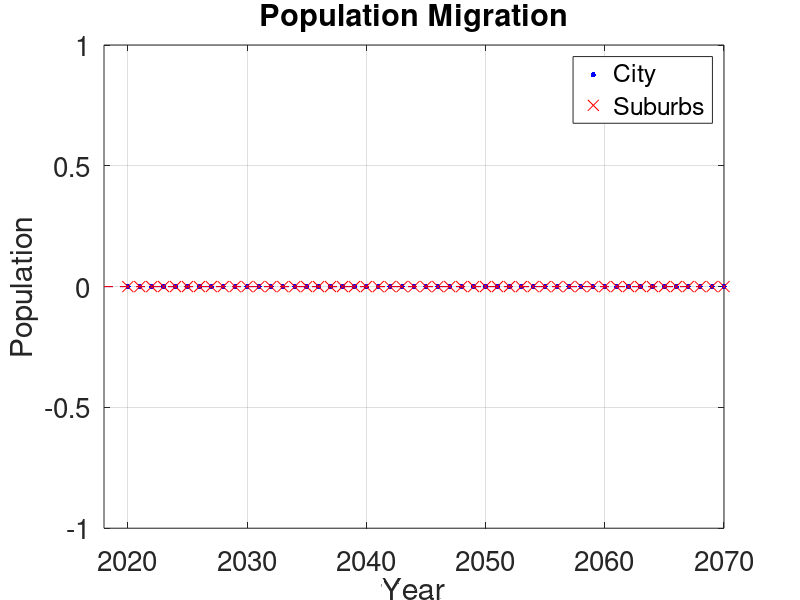

Recreate this plot in MATLAB.
% migration.m
% NAME
% DESCRIPTION

close all  % close all figures
clear all  % clear workspace (working memory)

% (#1) SET THE MIGRATION MATRIX.


% Compute and plot the populations years 2020 through 2070.

% (#2A) SET THE INITIAL POP VECTOR
x = [0; 0];  % change to pop vec year 2020


figure  % opens a new figure
plot(2020, x(1), '.b','markersize',12) % plot initial city pop
hold on  % allow multiple plots on the same figure
plot(2020, x(2), 'xr','markersize',8)  % plot initial suburb pop

% loop through the next 50 years and iteratively update
for k = 1 : 50
    
    % (#2B) UPDATE THE POP VECTOR
    x = [0; 0];  % change to equation for the pop year 2020+k
    
    % Plot the populations year k
    plot(2020+k, x(1), '.b','markersize',12)
    plot(2020+k, x(2), 'xr','markersize',8)

end

% Annotate the figure
axis tight  % set x and y limits to remove extra white space
title('Population Migration')  
xlabel('Year')
ylabel('Population')
legend('City','Suburbs')
set(gca,'fontsize',20)  % set all text to fontsize 20
grid on  % show gridlines

% Compute the equilibrium population

% (#3A) CONSTRUCT THE COEFF MATRIX A OF THE HOMOG. EQN, DISPLAY



% (#3B) WRITE THE SET OF ALL FIXED POINTS BELOW %{, ABOVE %}
%{


%}

% (#4) COMPUTE THE EQUILIBRIUM POP VEC
xeq = [0; 0];  % change to equilibrium populations

% Add the equilibrium pops to the plot
plot([2018 2068], xeq(1)*[1 1], '--b')
plot([2018 2068], xeq(2)*[1 1], '--r')
legend('City','Suburbs')
hold off  % remove the hold so that nothing more can be added

